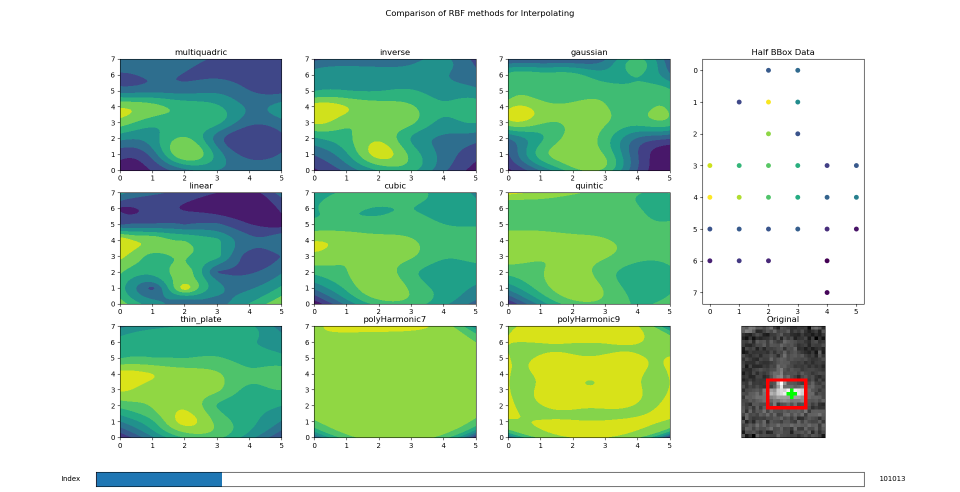
#> input picture 03 Scripts/3D Thermal Reconstruction/2dRBFhalfdataexample_f101013.png, 1920 x 983 px, given in place of the camera (shown at 1/2 size)
$ python superpixelsSLICOpenCV.py
#> lines starting #> are read from the running program, lines starting #| are printed output that depends on the picture
import cv2
import numpy as np
import matplotlib.pyplot as plt

# generate LUT labels
# good for <=256 labels
# from https://stackoverflow.com/a/57080906
def genLUTLabels(labels):
    label_range = np.linspace(0,1,256)
    lut = np.uint8(plt.cm.viridis(label_range)[:,2::-1]*256).reshape(256, 1, 3) # replace viridis with a matplotlib colormap of your choice
    return cv2.LUT(cv2.merge((labels, labels, labels)), lut)

def useCmap(labels,cmap=cv2.COLORMAP_RAINBOW):
    lnorm = labels.copy()
    cv2.normalize(labels,lnorm,0,255,cv2.NORM_MINMAX)
    return cv2.applyColorMap(lnorm,cmap)


#### based off http://amroamroamro.github.io/mexopencv/opencv_contrib/superpixels_demo.html
# function applying the segment_colorfulness to the live footage
# and producing a coloured display
def useCameraSP(sp='SEEDS',smooth=True,convert2Lab=True,scale=1.0):
    # get the webcam/default camera
#> called with sp = 'SEEDS', smooth = True, convert2Lab = True, scale = 1
    cam = cv2.VideoCapture(0)
    # if not opened
    # exit
    if not cam.isOpened():
        print("failed to open camera")
        cam.release()
        return

    ret,frame = cam.read()
#> frame is the input picture: shape (983, 1920, 3); mean B, G, R 195.3, 220, 191.2
    if not ret:
        print("failed to get frame")
        cam.release()
        return

    # superpixel segmentation parameters
    num_superpixels = 20 #  SEEDS Number of Superpixels
    num_levels = 4 #  SEEDS Number of Levels
    prior = 2 #  SEEDS Smoothing Prior
    num_histogram_bins = 5 #  SEEDS histogram bins
    double_step = False #  SEEDS two steps
    region_size = 20 #  SLIC/SLICO/MSLIC/LSC average superpixel size
    ruler = 15.0 #  SLIC/MSLIC smoothness (spatial regularization)
    ratio = 0.075 #  LSC compactness
    min_element_size = 25 #  SLIC/SLICO/MSLIC/LSC minimum component size percentage
    num_iterations = 10 #  Iterations

    # create object based on target type
    if sp == "SEEDS":
        superpix = cv2.ximgproc.createSuperpixelSEEDS(frame.shape[1],frame.shape[0],frame.shape[2],num_superpixels,num_levels,prior,num_histogram_bins,double_step)
    elif sp in ["SLIC","SLICO","MSLIC"]:
        algo = {"SLIC":cv2.ximgproc.SLIC,
                "SLICO":cv2.ximgproc.SLICO,
                "MSLIC":cv2.ximgproc.MSLIC}
        superpix = cv2.ximgproc.createSuperpixelSLIC(frame,algo[sp],region_size,ruler)
    elif sp == "LSC":
        superpix = cv2.ximgproc.createSuperpixelLSC(frame,region_size,ratio)
    else:
        print("unknwon algorithm")
        return

    while True:
        # get frame
        ret,frame = cam.read()
        if not ret:
            print("failed to get frame")
            cam.release()
            return

        # process image according to parameters
        if scale != 1.0:
            frame = cv2.resize(frame,(0,0),fx=scale,fy=scale)

        if smooth:
            fraeme = cv2.GaussianBlur(frame,(3,3),0)

        # make a copy of the frame to process
        processed = frame.copy()
        # merge small superpixels to neighbouring ones
        if sp == "SEEDS":
            superpix.iterate(processed,num_iterations)
        else:
            # pass to segmenters
            superpix.iterate(num_iterations)
            if min_element_size >0:
                superpix.enforceLabelConnectivity(min_element_size)

        # get results
        labels = superpix.getLabels()
        # generate colors
        #L = genLUTLabels(labels.astype("uint8"))
        L = useCmap(labels.astype("uint8"),cv2.COLORMAP_TWILIGHT_SHIFTED)
#> in useCmap, `cv2.normalize(labels,lnorm,0,255,cv2.NORM_MINMAX)`:
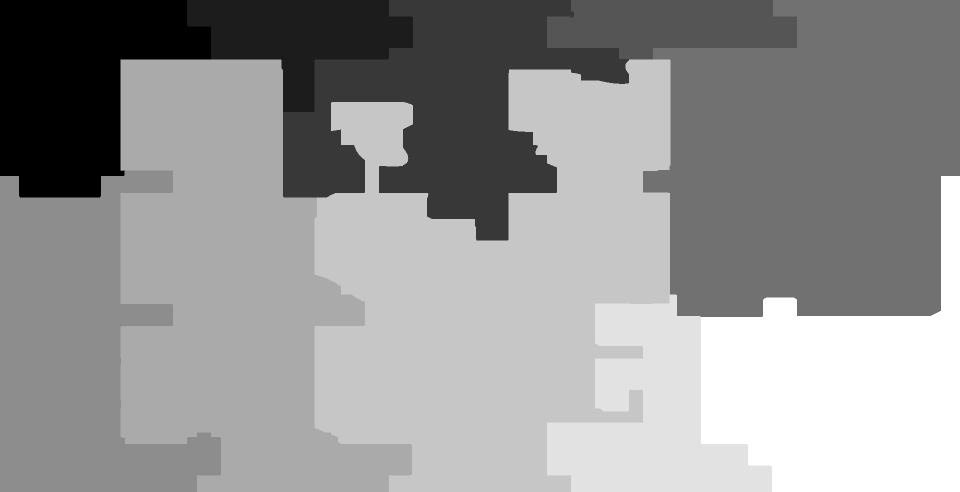
#> labels: shape (983, 1920) (shown at 1/2 size); min 0, max 9, mean 5.25; drawn with min black and max white
        # show results
        cv2.imshow("Frame",frame)
        cv2.imshow("Labels",L)
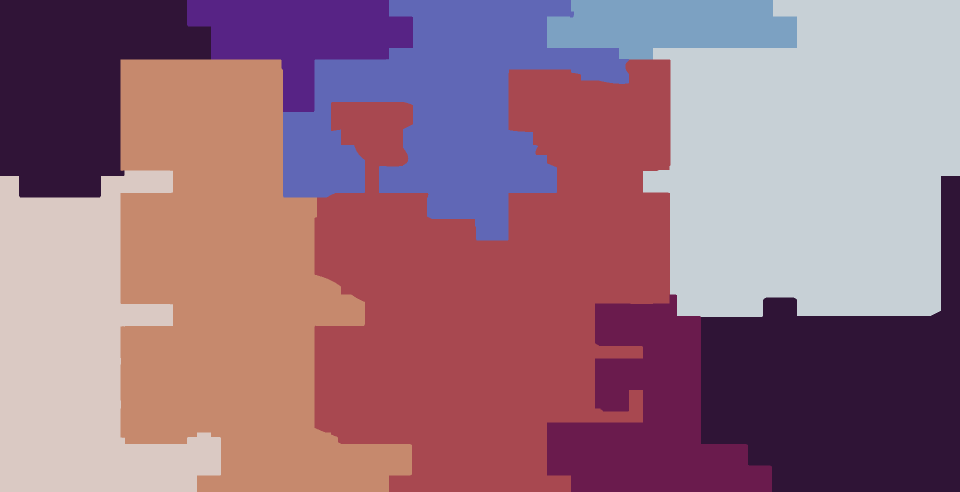
#> window 'Labels': shape (983, 1920, 3) (shown at 1/2 size); mean B, G, R 128.1, 112.1, 151.4

        # get key press and draw result
        key = cv2.waitKey(1) & 0xff
#> (key Esc is pressed here)
        # if ESC, exit
        if key == 27:
            print("ESC presssed")
            break
        # if lower case R
        # rebuild class
        elif key == ord('r'):
            print("rebuilding class")
            if sp == "SEEDS":
                superpix = cv2.ximgproc.createSuperpixelSEEDS(frame.shape[1],frame.shape[0],frame.shape[2],num_superpixels,num_levels,prior,num_histogram_bins,double_step)
            elif sp in ["SLIC","SLICO","MSLIC"]:
                algo = {"SLIC":cv2.ximgproc.SLIC,
                        "SLICO":cv2.ximgproc.SLICO,
                        "MSLIC":cv2.ximgproc.MSLIC}
                superpix = cv2.ximgproc.createSuperpixelSLIC(frame,algo[sp],region_size,ruler)
            elif sp == "LSC":
                superpix = cv2.ximgproc.createSuperpixelLSC(frame,region_size,ratio)

    cam.release()

if __name__ == "__main__":
    useCameraSP()
    cv2.destroyAllWindows()

$ run again, on 03 Scripts/3D Thermal Reconstruction/2dRBFhalfdataexample_f103188.png
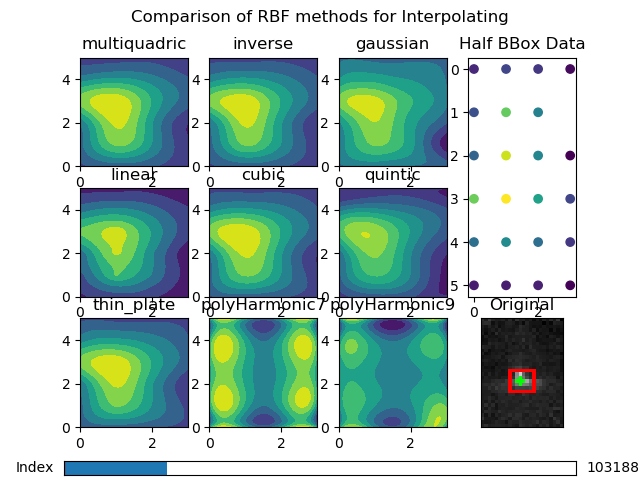
#> input picture 03 Scripts/3D Thermal Reconstruction/2dRBFhalfdataexample_f103188.png, 640 x 480 px, given in place of the camera
#> in useCameraSP, frame is the input picture: shape (480, 640, 3); mean B, G, R 191.3, 199.8, 173.5
#> in useCmap, `cv2.normalize(labels,lnorm,0,255,cv2.NORM_MINMAX)`:
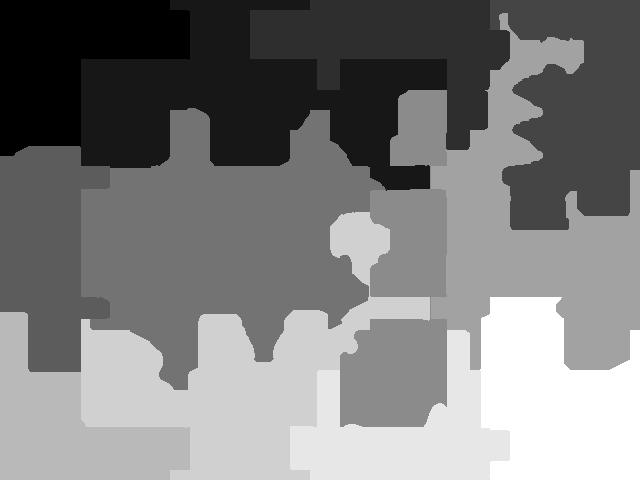
#> labels: shape (480, 640); min 0, max 11, mean 5.42; drawn with min black and max white
#> in useCameraSP, `cv2.imshow("Labels",L)`:
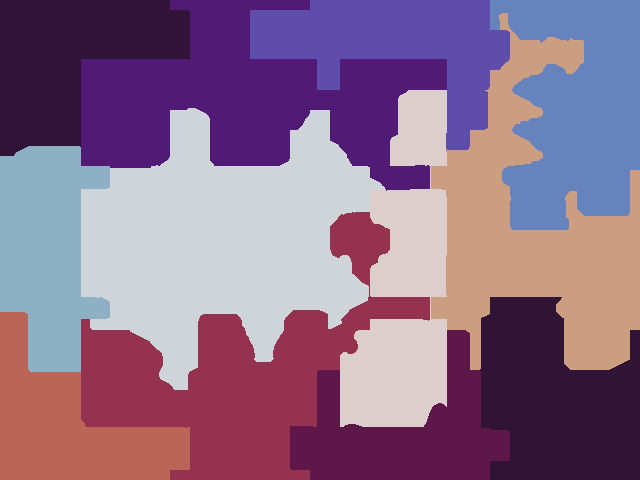
#> window 'Labels': shape (480, 640, 3); mean B, G, R 138.1, 108.8, 139.4

$ run again, on 03 Scripts/3D Thermal Reconstruction/2dRBFhalfdataexample_f98381.png
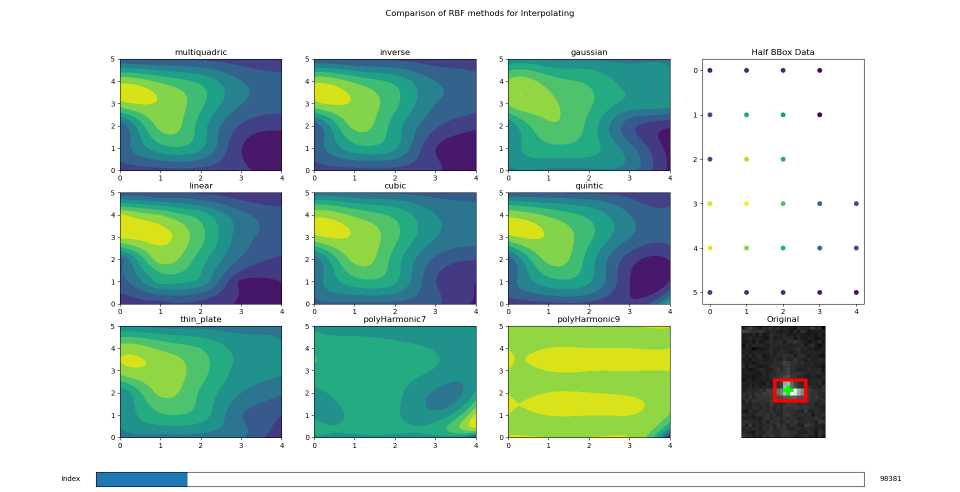
#> input picture 03 Scripts/3D Thermal Reconstruction/2dRBFhalfdataexample_f98381.png, 1920 x 983 px, given in place of the camera (shown at 1/2 size)
#> in useCameraSP, frame is the input picture: shape (983, 1920, 3); mean B, G, R 199.7, 211.1, 184.6
#> in useCmap, `cv2.normalize(labels,lnorm,0,255,cv2.NORM_MINMAX)`:
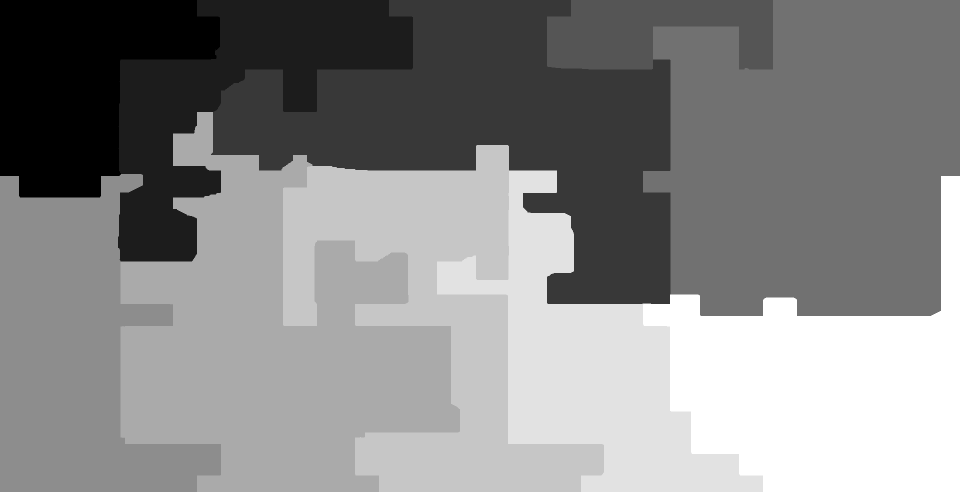
#> labels: shape (983, 1920) (shown at 1/2 size); min 0, max 9, mean 4.81; drawn with min black and max white
#> in useCameraSP, `cv2.imshow("Labels",L)`:
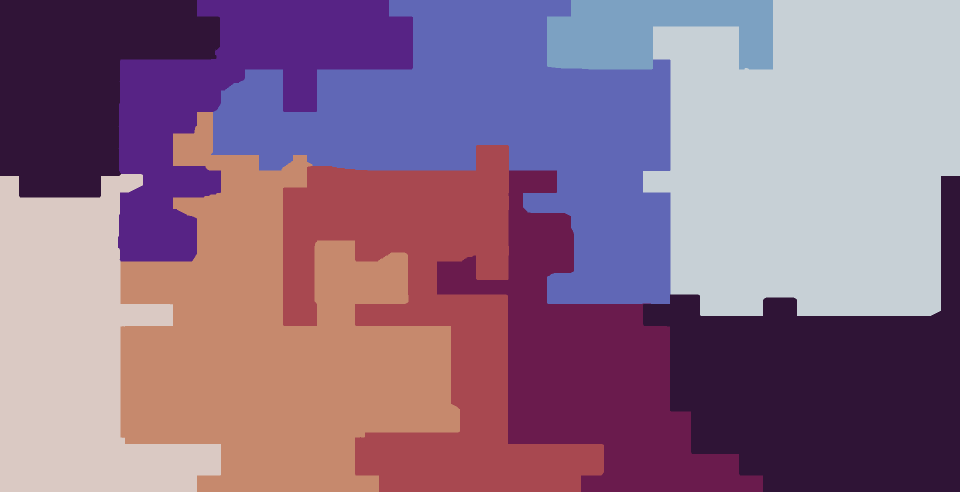
#> window 'Labels': shape (983, 1920, 3) (shown at 1/2 size); mean B, G, R 134.8, 109.4, 140.5
